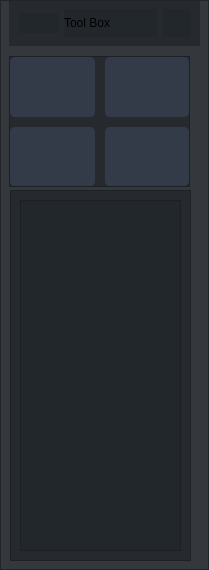
                 <widget class="QFrame" name="rightToolBox">
                  <property name="enabled">
                   <bool>true</bool>
                  </property>
                  <property name="sizePolicy">
                   <sizepolicy hsizetype="Minimum" vsizetype="Preferred">
                    <horstretch>0</horstretch>
                    <verstretch>0</verstretch>
                   </sizepolicy>
                  </property>
                  <property name="minimumSize">
                   <size>
                    <width>200</width>
                    <height>0</height>
                   </size>
                  </property>
                  <property name="sizeIncrement">
                   <size>
                    <width>0</width>
                    <height>0</height>
                   </size>
                  </property>
                  <property name="styleSheet">
                   <string notr="true">background-color: rgba(33, 37, 43, 180)</string>
                  </property>
                  <property name="frameShape">
                   <enum>QFrame::StyledPanel</enum>
                  </property>
                  <property name="frameShadow">
                   <enum>QFrame::Raised</enum>
                  </property>
                  <widget class="QFrame" name="topBarRightToolBox">
                   <property name="geometry">
                    <rect>
                     <x>9</x>
                     <y>0</y>
                     <width>191</width>
                     <height>46</height>
                    </rect>
                   </property>
                   <property name="sizePolicy">
                    <sizepolicy hsizetype="Expanding" vsizetype="Preferred">
                     <horstretch>0</horstretch>
                     <verstretch>0</verstretch>
                    </sizepolicy>
                   </property>
                   <property name="maximumSize">
                    <size>
                     <width>16777215</width>
                     <height>50</height>
                    </size>
                   </property>
                   <property name="styleSheet">
                    <string notr="true">background-color: rgba(33, 37, 43, 180)</string>
                   </property>
                   <property name="frameShape">
                    <enum>QFrame::NoFrame</enum>
                   </property>
                   <property name="frameShadow">
                    <enum>QFrame::Raised</enum>
                   </property>
                   <layout class="QHBoxLayout" name="horizontalLayout_8">
                    <item>
                     <widget class="QFrame" name="extraIcon_5">
                      <property name="sizePolicy">
                       <sizepolicy hsizetype="Minimum" vsizetype="Preferred">
                        <horstretch>0</horstretch>
                        <verstretch>0</verstretch>
                       </sizepolicy>
                      </property>
                      <property name="minimumSize">
                       <size>
                        <width>0</width>
                        <height>0</height>
                       </size>
                      </property>
                      <property name="maximumSize">
                       <size>
                        <width>40</width>
                        <height>20</height>
                       </size>
                      </property>
                      <property name="styleSheet">
                       <string notr="true">background-position: center;
	background-repeat: no-repeat;
	background-image: url(:/icons/images/icons/icon-tool.png);</string>
                      </property>
                      <property name="frameShape">
                       <enum>QFrame::NoFrame</enum>
                      </property>
                      <property name="frameShadow">
                       <enum>QFrame::Raised</enum>
                      </property>
                     </widget>
                    </item>
                    <item>
                     <widget class="QLabel" name="extraLabel_5">
                      <property name="sizePolicy">
                       <sizepolicy hsizetype="Minimum" vsizetype="Preferred">
                        <horstretch>0</horstretch>
                        <verstretch>0</verstretch>
                       </sizepolicy>
                      </property>
                      <property name="minimumSize">
                       <size>
                        <width>0</width>
                        <height>0</height>
                       </size>
                      </property>
                      <property name="text">
                       <string>Tool Box</string>
                      </property>
                     </widget>
                    </item>
                    <item>
                     <widget class="QPushButton" name="extraCloseColumnBtn_5">
                      <property name="sizePolicy">
                       <sizepolicy hsizetype="Minimum" vsizetype="Minimum">
                        <horstretch>0</horstretch>
                        <verstretch>0</verstretch>
                       </sizepolicy>
                      </property>
                      <property name="minimumSize">
                       <size>
                        <width>0</width>
                        <height>28</height>
                       </size>
                      </property>
                      <property name="maximumSize">
                       <size>
                        <width>28</width>
                        <height>28</height>
                       </size>
                      </property>
                      <property name="cursor">
                       <cursorShape>PointingHandCursor</cursorShape>
                      </property>
                      <property name="toolTip">
                       <string>Close left box</string>
                      </property>
                      <property name="styleSheet">
                       <string notr="true">border: none</string>
                      </property>
                      <property name="text">
                       <string/>
                      </property>
                      <property name="icon">
                       <iconset resource="../resources.qrc">
                        <normaloff>:/icons/images/icons/icon_close.png</normaloff>:/icons/images/icons/icon_close.png</iconset>
                      </property>
                      <property name="iconSize">
                       <size>
                        <width>20</width>
                        <height>20</height>
                       </size>
                      </property>
                     </widget>
                    </item>
                   </layout>
                  </widget>
                  <widget class="QFrame" name="toolBoxButtonFrame">
                   <property name="geometry">
                    <rect>
                     <x>9</x>
                     <y>56</y>
                     <width>181</width>
                     <height>131</height>
                    </rect>
                   </property>
                   <property name="sizePolicy">
                    <sizepolicy hsizetype="Expanding" vsizetype="Minimum">
                     <horstretch>0</horstretch>
                     <verstretch>0</verstretch>
                    </sizepolicy>
                   </property>
                   <property name="frameShape">
                    <enum>QFrame::StyledPanel</enum>
                   </property>
                   <property name="frameShadow">
                    <enum>QFrame::Raised</enum>
                   </property>
                   <layout class="QGridLayout" name="gridLayout_3">
                    <property name="leftMargin">
                     <number>0</number>
                    </property>
                    <property name="topMargin">
                     <number>0</number>
                    </property>
                    <property name="rightMargin">
                     <number>0</number>
                    </property>
                    <property name="bottomMargin">
                     <number>0</number>
                    </property>
                    <property name="spacing">
                     <number>10</number>
                    </property>
                    <item row="0" column="0">
                     <widget class="QPushButton" name="brushButton">
                      <property name="sizePolicy">
                       <sizepolicy hsizetype="Minimum" vsizetype="Minimum">
                        <horstretch>0</horstretch>
                        <verstretch>0</verstretch>
                       </sizepolicy>
                      </property>
                      <property name="minimumSize">
                       <size>
                        <width>0</width>
                        <height>30</height>
                       </size>
                      </property>
                      <property name="font">
                       <font>
                        <family>Segoe UI</family>
                        <pointsize>10</pointsize>
                        <weight>50</weight>
                        <italic>false</italic>
                        <bold>false</bold>
                       </font>
                      </property>
                      <property name="cursor">
                       <cursorShape>PointingHandCursor</cursorShape>
                      </property>
                      <property name="styleSheet">
                       <string notr="true">.QPushButton { background-color: rgb(52, 59, 72); border: none;  border-radius: 5px; }
.QPushButton:hover { background-color: rgb(44, 49, 57); border-style: solid; border-radius: 4px; }
.QPushButton:pressed { background-color: rgb(23, 26, 30); border-style: solid; border-radius: 4px; }
.QPushButton:checked { background-color: rgb(23, 26, 30); border-style: solid; border-radius: 4px; }
</string>
                      </property>
                      <property name="text">
                       <string/>
                      </property>
                      <property name="icon">
                       <iconset resource="../resources.qrc">
                        <normaloff>:/icons/images/icons/icon-brush.png</normaloff>:/icons/images/icons/icon-brush.png</iconset>
                      </property>
                      <property name="checkable">
                       <bool>true</bool>
                      </property>
                      <property name="checked">
                       <bool>false</bool>
                      </property>
                     </widget>
                    </item>
                    <item row="0" column="1">
                     <widget class="QPushButton" name="eraseButton">
                      <property name="sizePolicy">
                       <sizepolicy hsizetype="Minimum" vsizetype="Minimum">
                        <horstretch>0</horstretch>
                        <verstretch>0</verstretch>
                       </sizepolicy>
                      </property>
                      <property name="minimumSize">
                       <size>
                        <width>0</width>
                        <height>30</height>
                       </size>
                      </property>
                      <property name="font">
                       <font>
                        <family>Segoe UI</family>
                        <pointsize>10</pointsize>
                        <weight>50</weight>
                        <italic>false</italic>
                        <bold>false</bold>
                       </font>
                      </property>
                      <property name="cursor">
                       <cursorShape>PointingHandCursor</cursorShape>
                      </property>
                      <property name="styleSheet">
                       <string notr="true">.QPushButton { background-color: rgb(52, 59, 72); border: none;  border-radius: 5px; }
.QPushButton:hover { background-color: rgb(44, 49, 57); border-style: solid; border-radius: 4px; }
.QPushButton:pressed { background-color: rgb(23, 26, 30); border-style: solid; border-radius: 4px; }
.QPushButton:checked { background-color: rgb(23, 26, 30); border-style: solid; border-radius: 4px; }
</string>
                      </property>
                      <property name="text">
                       <string/>
                      </property>
                      <property name="icon">
                       <iconset resource="../resources.qrc">
                        <normaloff>:/icons/images/icons/icon-eraser.png</normaloff>:/icons/images/icons/icon-eraser.png</iconset>
                      </property>
                      <property name="checkable">
                       <bool>true</bool>
                      </property>
                      <property name="checked">
                       <bool>false</bool>
                      </property>
                     </widget>
                    </item>
                    <item row="1" column="0">
                     <widget class="QPushButton" name="autoLabelButton">
                      <property name="sizePolicy">
                       <sizepolicy hsizetype="Minimum" vsizetype="Minimum">
                        <horstretch>0</horstretch>
                        <verstretch>0</verstretch>
                       </sizepolicy>
                      </property>
                      <property name="minimumSize">
                       <size>
                        <width>0</width>
                        <height>30</height>
                       </size>
                      </property>
                      <property name="font">
                       <font>
                        <family>Segoe UI</family>
                        <pointsize>10</pointsize>
                        <weight>50</weight>
                        <italic>false</italic>
                        <bold>false</bold>
                       </font>
                      </property>
                      <property name="cursor">
                       <cursorShape>PointingHandCursor</cursorShape>
                      </property>
                      <property name="styleSheet">
                       <string notr="true">.QPushButton { background-color: rgb(52, 59, 72); border: none;  border-radius: 5px; }
.QPushButton:hover { background-color: rgb(44, 49, 57); border-style: solid; border-radius: 4px; }
.QPushButton:pressed { background-color: rgb(23, 26, 30); border-style: solid; border-radius: 4px; }
.QPushButton:checked { background-color: rgb(23, 26, 30); border-style: solid; border-radius: 4px; }
</string>
                      </property>
                      <property name="text">
                       <string/>
                      </property>
                      <property name="icon">
                       <iconset resource="../resources.qrc">
                        <normaloff>:/icons/images/icons/icon-ai.png</normaloff>:/icons/images/icons/icon-ai.png</iconset>
                      </property>
                      <property name="checkable">
                       <bool>true</bool>
                      </property>
                     </widget>
                    </item>
                    <item row="1" column="1">
                     <widget class="QPushButton" name="enhancementButton">
                      <property name="sizePolicy">
                       <sizepolicy hsizetype="Minimum" vsizetype="Minimum">
                        <horstretch>0</horstretch>
                        <verstretch>0</verstretch>
                       </sizepolicy>
                      </property>
                      <property name="minimumSize">
                       <size>
                        <width>0</width>
                        <height>30</height>
                       </size>
                      </property>
                      <property name="font">
                       <font>
                        <family>Segoe UI</family>
                        <pointsize>10</pointsize>
                        <weight>50</weight>
                        <italic>false</italic>
                        <bold>false</bold>
                       </font>
                      </property>
                      <property name="cursor">
                       <cursorShape>PointingHandCursor</cursorShape>
                      </property>
                      <property name="styleSheet">
                       <string notr="true">.QPushButton { background-color: rgb(52, 59, 72); border: none;  border-radius: 5px; }
.QPushButton:hover { background-color: rgb(44, 49, 57); border-style: solid; border-radius: 4px; }
.QPushButton:pressed { background-color: rgb(23, 26, 30); border-style: solid; border-radius: 4px; }
.QPushButton:checked { background-color: rgb(23, 26, 30); border-style: solid; border-radius: 4px; }
</string>
                      </property>
                      <property name="text">
                       <string/>
                      </property>
                      <property name="icon">
                       <iconset resource="../resources.qrc">
                        <normaloff>:/icons/images/icons/icon-enhancement.png</normaloff>:/icons/images/icons/icon-enhancement.png</iconset>
                      </property>
                      <property name="checkable">
                       <bool>true</bool>
                      </property>
                      <property name="checked">
                       <bool>false</bool>
                      </property>
                     </widget>
                    </item>
                   </layout>
                  </widget>
                  <widget class="QFrame" name="frame_2">
                   <property name="geometry">
                    <rect>
                     <x>10</x>
                     <y>190</y>
                     <width>181</width>
                     <height>371</height>
                    </rect>
                   </property>
                   <property name="sizePolicy">
                    <sizepolicy hsizetype="Expanding" vsizetype="Minimum">
                     <horstretch>0</horstretch>
                     <verstretch>0</verstretch>
                    </sizepolicy>
                   </property>
                   <property name="minimumSize">
                    <size>
                     <width>0</width>
                     <height>371</height>
                    </size>
                   </property>
                   <property name="frameShape">
                    <enum>QFrame::StyledPanel</enum>
                   </property>
                   <property name="frameShadow">
                    <enum>QFrame::Raised</enum>
                   </property>
                   <layout class="QHBoxLayout" name="horizontalLayout_13">
                    <item>
                     <widget class="QListWidget" name="classList">
                      <property name="currentRow">
                       <number>-1</number>
                      </property>
                     </widget>
                    </item>
                   </layout>
                  </widget>
                 </widget>
